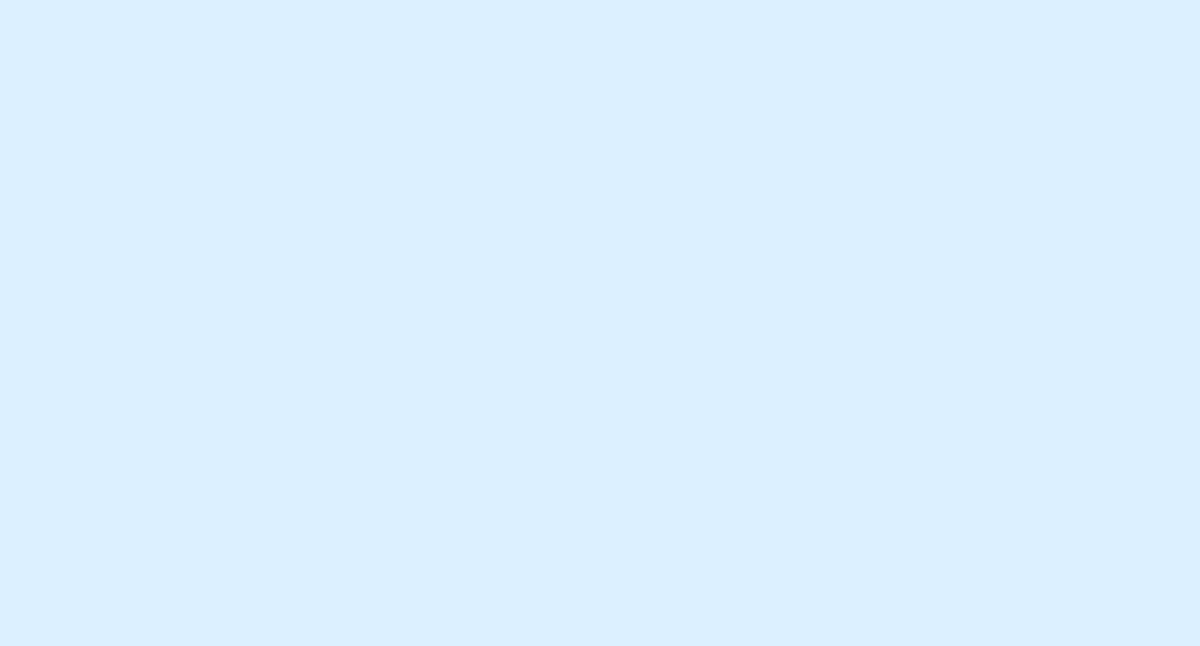
Frame 1 (no input)
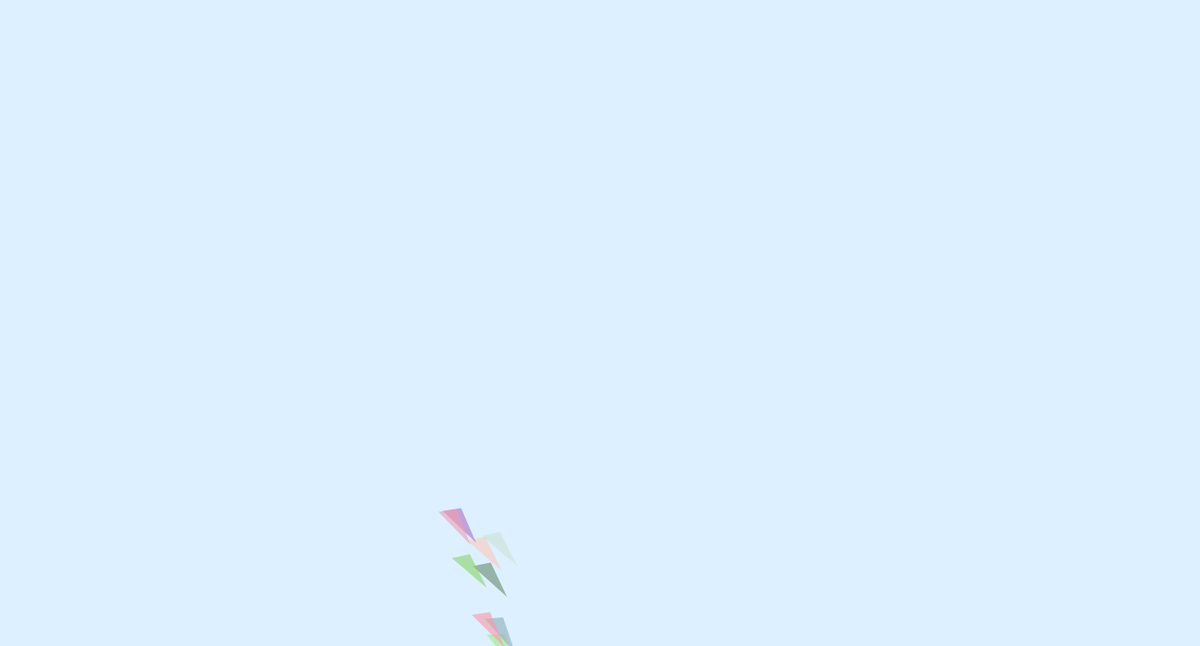
Frame 60 (no input)
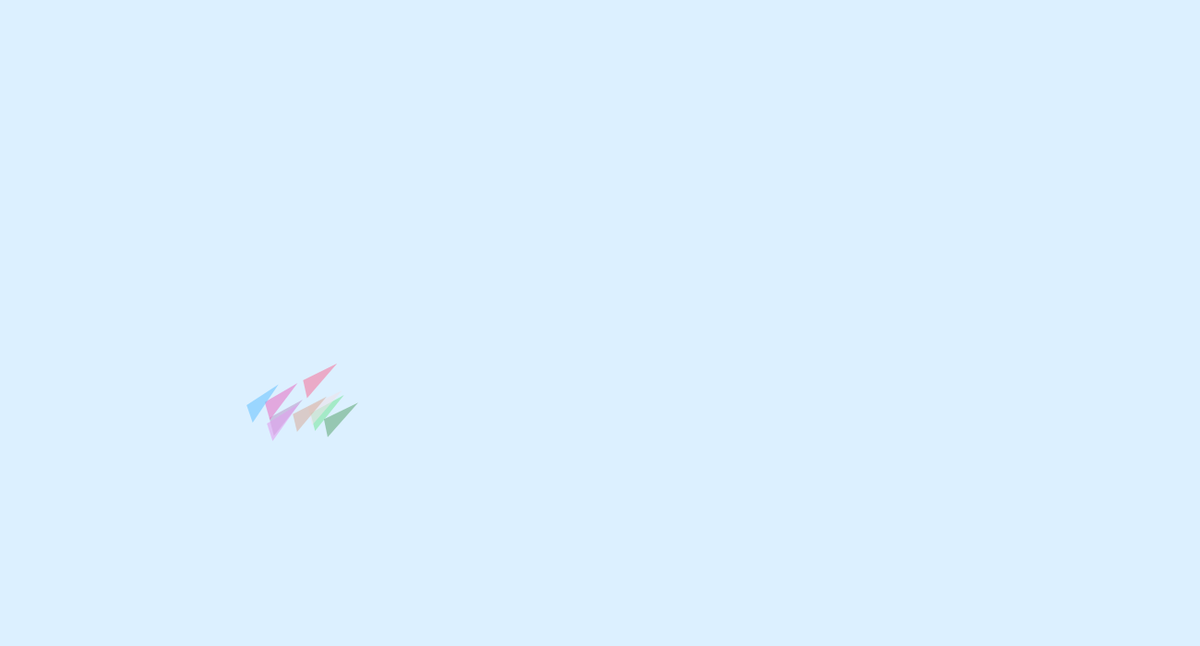
Frame 120 (the mouse pressed at the canvas centre since frame 60)

The p5.js sketch that drew these frames (run headless with seeded random() and noise() and a simulated clock; from frame 60 on, the mouse is pressed at the canvas centre):

// p5.js sketch
// ── sketch.js
var arrPlanes, qPlanes;
var count, framesDelay;

/**
  This function adds a cluster of PaperPlanes to the array of PaperPlanes "arrPlanes"
  @param {number} x The x coordinate of where to spawn a cluster of planes
  @param {number} y The y coordinate of where to spawn a cluster of planes
  @param {number} nPlanes The number of planes to spawn
  @param {number} rotRate Controls how often/fast the planes rotate
**/
function addCluster(x, y, nPlanes, rotRate) {
    var sCount = random() * 99999; //random starting place for the noise
    for (var i = 0; i < nPlanes; i++) {
        var sx = x + (random() - 0.5) * 2 * 20;
        var sy = y + (random() - 0.5) * 2 * 20;
        var nPart = new PaperPlane(sx, sy, sCount, rotRate);
        qPlanes.push(nPart);
    }
}

function setup() {
    createCanvas(1300, 700);
    count = 0;
    rectMode(CENTER);
    arrPlanes = [];
    qPlanes = []; //to queue parts to add into arrPlanes
    addCluster(width / 2, height / 2, 10);
    framesDelay = 2;
}

function draw() {
    count++;

    //use qPlanes to delay the addition of planes slightly
    if (count > framesDelay) {
        count = 0;
        if (qPlanes.length > 0) {
            arrPlanes.push(qPlanes.pop());
        }
    }

    //automatically add some planes if there are less than 15
    if(qPlanes.length + arrPlanes.length < 15){
      var b = 200; //add planes in at positions where 200< x <width-200, 200< y <height-200, so planes are closer to the center
      //radomize some attributes of the planes
      addCluster(b + random(width - b*2), b + random(height - b*2), 7 + random(16),  1+random(12));
    }

    background(220, 240, 255);

    //loop through planes, update/draw/remove planes
    for (var i = 0; i < arrPlanes.length; i++) {
        var a = arrPlanes[i];
        if (a.isActive) {
            a.update();
            a.render();
        } else { //remove plane if inactive
            arrPlanes.splice(i, 1);
            i--;
        }
    }

}

/**
Adds a cluster where the mouse is clicked
**/
function mouseClicked() {
    addCluster(mouseX, mouseY, 7 + random(16), 1+random(12));
}

// ── PaperPlane.js
/**
@class
@constructor
@param {number} x X position of the plane
@param {number} y Y position of the plane
@param {number} count Starting position for the noise function
@param {number} rotRate Tendency for the plane to rotate/spin
**/

function PaperPlane(x, y, count, rotRate) {
  this.x = x;
  this.y = y;
  this.count = count; //used to keep track of current position in the noise() function
  this.rotRate = rotRate; //rate of rotation
	this.rad = 0;
	this.isActive = true;
	this.spd = 5;
	this.variance = 0.999 + random() * 0.002; //add slight noise to rotation of plane
	this.color = color(100 + random(155),100 + random(155), 100 + random(155), 150);

  /**
  Updates the PaperPlane's rotation and x/y position. Checks if the plane is outside of the screen; if so, the variable isActive is set to false.
  **/
  this.update = function() {
		this.rad = this.rad%(2*PI);
		if((this.rad > 5/4*PI && this.rad < 7/4*PI) ||
			(this.rad > 1/4*PI && this.rad < 3/4*PI)){
			this.count+=2; //quickly go through rotations that makes the plane look more vertical
		}
	  else{
      this.count +=0.6; //go through horizontal rotations slower
		}

    //determine the rotation based on the current count value, rotation rate, and variance
		this.rad = noise(this.count * 0.005) *PI*this.rotRate * this.variance;

    //speed of the plane is noisy as well
		this.spd = 2.5+ noise(this.count*0.001)*6;

		this.x += cos(this.rad) * this.spd;
		this.y += sin(this.rad) * this.spd;

    var b = 100; //border so that planes are removed when they are fully offScreen
    if(this.x > width + b|this.x < -b|this.y > height +b|this.y < -b){
      this.isActive = false; //warns that this plane should not be active (i.e. remove from list)
    }
  };

/**
Draws the PaperPlane at its current location
**/
  this.render = function() {
    rectMode(CENTER);
    push();
    translate(this.x, this.y);
    rotate(this.rad);
		fill(this.color);
		noStroke();
    triangle(-20, -10, -20, 10, 20, -20);
    pop();
  }
};
